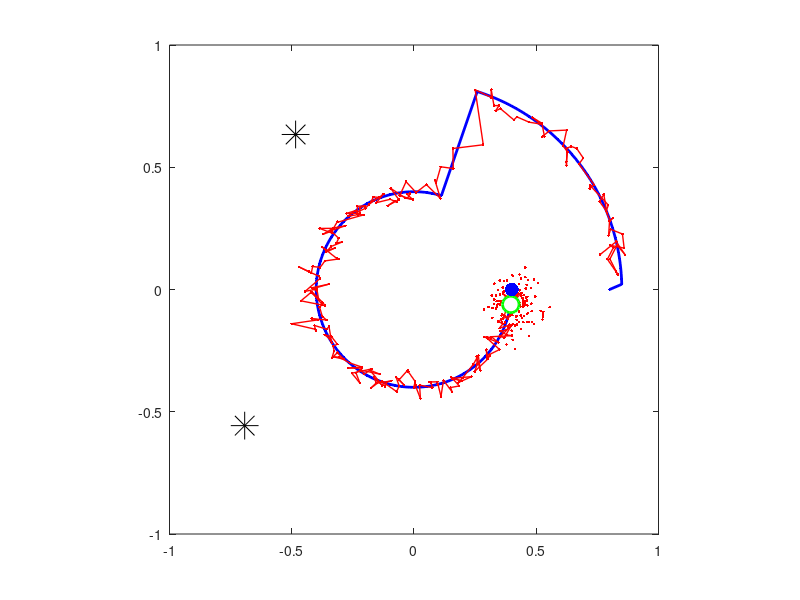

Write MATLAB code to recreate this figure.
function pfLandkid

% PRELIMINARIES
% Clear the display.
clear;
clc;
% Increase this for slower animation.
ptime=0.05;

% PARAMETERS
% Mean and variance of initial state.
muX = zeros(2,1);
varX = 1e-0*eye(2);
% Mean and variance of process noise.
muV = zeros(2,1);
varV = 2e-3*eye(2);
% Mean and variance of measurement noise.
muW = 0.001;
varW = 1e-3;
% Number of time steps.
T = 250;
% Sample the initial state (normally distributed).
x(:,1) = [0.8;0];
% Number and location of the landmarks.
nLandmarks = 2;
xLandmarks = -1+2*rand(2,nLandmarks);

% SET UP PARTICLE FILTER
% Set the number of particles.
nPart = 500;
% Sample the particles from the prior (initial) distribution.
xPart = repmat(muX,1,nPart)+(sqrt(varX)*randn(2,nPart));
xPartMean = sum(xPart,2)/nPart;


%%%%%%%%%%%%%%%%%%%%%%%%%%%%%%%%%%%%
% SET UP THE PLOTS
figure(1);
clf;
axis equal;
axis([-1 1 -1 1]);
box on;
hold on;
rTrueLine = line(x(1),x(2));
set(rTrueLine,'linestyle','-','color','b','linewidth',2);
rPartMeanLine = line(xPartMean(1),xPartMean(2));
set(rPartMeanLine,'linestyle','-','color','r','linewidth',1);
hLandmarks = line(xLandmarks(1,:),xLandmarks(2,:));
set(hLandmarks,'linestyle','none','color','k','marker','*','markersize',20);
rPart = line(xPart(1,:),xPart(2,:));
set(rPart,'linestyle','none','color','r','marker','.');
rPartMean = line(xPartMean(1),xPartMean(2));
set(rPartMean,'linestyle','none','markeredgecolor','g','markerfacecolor','w','linewidth',2,'marker','o','markersize',12);
rTrue = line(x(1),x(2));
set(rTrue,'linestyle','none','color','b','marker','.','markersize',30);
% Make sure everything is drawn.
drawnow;
pause(ptime);
%%%%%%%%%%%%%%%%%%%%%%%%%%%%%%%%%%%%

pause;

% SIMULATE THE SYSTEM, MAINTAINING THE POSTERIOR (I.E., THE BELIEF)
% Iterate over each time step.
for i=1:T  
    %%%%%%%%%%%%%%%%%%% SIMULATE %%%%%%%%%%%%%%%%%%%%%
    % Simulate measurement
    for j=1:nLandmarks
        % Calculate difference between robot position and landmark
        dx = x(:,i)-xLandmarks(:,j);
        d = sqrt(sum(dx.^2));
        % make the distance + mean + variance of measurement noise
        % the simulated measurement
        y(j,i) = d + (muW+(sqrt(varW)*randn));
    end
    
    if(i>=51)&&(i<60)
        pause;
    end
    
    theta = 2*pi*(((i+1)-1)/(T-1));
    
    % kidnap the robot
    if(i>50)
        x(:,i+1) = 0.4*[cos(theta);sin(theta)];
    else
        x(:,i+1) = 0.85*[cos(theta);sin(theta)];
    end
    
    
    %%%%%%%%%%%%%%%%%% MAINTAIN THE POSTERIOR %%%%%%%%%%%%
        
    % PARTICLE FILTER
    % 1. (Simulate) Propagate each sample according to the dynamic model
    xPartBar = xPart + repmat(muV,1,nPart) + sqrt(varV)*randn(2,nPart);
    % 2. (Weight) See how likely each particle is, given the measurement
    wPart = ones(1,size(xPartBar,2));
    for j=1:nLandmarks
        % Calculate difference between each particle and landmark positions
        dx = xPart-repmat(xLandmarks(:,j),1,nPart);
        d = sqrt(sum(dx.^2,1));
        % Multiple particles weight for each landmark
        wPart = wPart.*normpdf(d,y(j,i)+muW,sqrt(varW));
    end
    % 3. (Resample) Sample nPart particles again, according to their weights
    pPart = cumsum(wPart)/sum(wPart);
    for j=1:nPart
        u=rand;
        k=find(pPart>=u,1,'first');
        xPart(:,j) = xPartBar(:,k);
    end
    
    % COMPUTE MEANS FOR DISPLAY
    % Particle filter (average position of particles).
    xPartMean(:,i) = sum(xPart,2)/nPart;   
    
    %%%%%%%%%%%%%%%% DISPLAY THE RESULTS %%%%%%%%%%%%%%%%%%%%%%%%%%%%%%
    set(rTrue,'xdata',x(1,i),'ydata',x(2,i));
    set(rPart,'xdata',xPart(1,:),'ydata',xPart(2,:));
    set(rPartMean,'xdata',xPartMean(1,i),'ydata',xPartMean(2,i));
    set(rPartMeanLine,'xdata',xPartMean(1,:),'ydata',xPartMean(2,:));
    set(rTrueLine,'xdata',x(1,:),'ydata',x(2,:));
    drawnow;
    pause(ptime);
    
end
